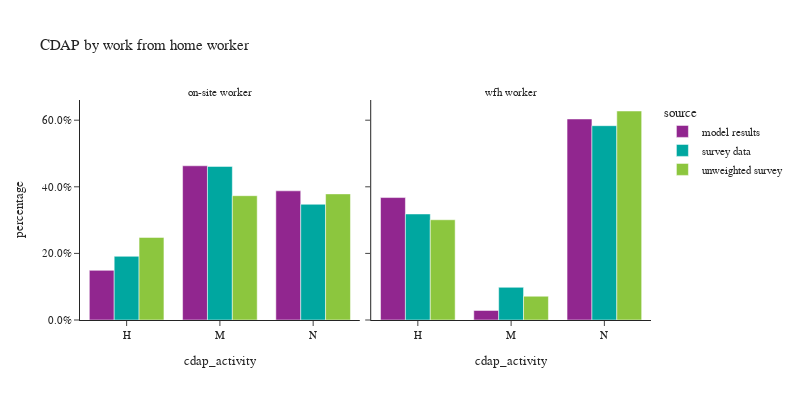

The cell this chart's notebook holds for it:
### Code cell
df_plot = per_data.groupby(['source','work_from_home_des','cdap_activity'])['person_weight'].sum().reset_index()
df_plot['percentage'] = df_plot.groupby(['source','work_from_home_des'], group_keys=False)['person_weight'].\
    apply(lambda x: x / float(x.sum()))

fig = px.bar(df_plot, x="cdap_activity", y="percentage", color="source",barmode="group",
                facet_col="work_from_home_des", facet_col_wrap=2,
                title="CDAP by work from home worker")
fig.for_each_annotation(lambda a: a.update(text = a.text.split("=")[-1]))
fig.for_each_yaxis(lambda a: a.update(tickformat = ".1%"))
fig.update_layout(height=400, width=800)
fig.show()

### Figure 1 — Plotly figure (JSON) as saved in the notebook; plotly's stock layout.template omitted (floating-point values rounded to 4 significant figures)
{"data": [{"alignmentgroup": "True", "hovertemplate": "source=model results<br>work_from_home_des=on-site worker<br>cdap_activity=%{x}<br>percentage=%{y}<extra></extra>", "legendgroup": "model results", "marker": {"color": "#91268F", "pattern": {"shape": ""}}, "name": "model results", "offsetgroup": "model results", "orientation": "v", "showlegend": true, "textposition": "auto", "type": "bar", "x": ["H", "M", "N"], "xaxis": "x", "y": [0.149, 0.4631, 0.3879], "yaxis": "y"}, {"alignmentgroup": "True", "hovertemplate": "source=model results<br>work_from_home_des=wfh worker<br>cdap_activity=%{x}<br>percentage=%{y}<extra></extra>", "legendgroup": "model results", "marker": {"color": "#91268F", "pattern": {"shape": ""}}, "name": "model results", "offsetgroup": "model results", "orientation": "v", "showlegend": false, "textposition": "auto", "type": "bar", "x": ["H", "M", "N"], "xaxis": "x2", "y": [0.3677, 0.02866, 0.6036], "yaxis": "y2"}, {"alignmentgroup": "True", "hovertemplate": "source=survey data<br>work_from_home_des=on-site worker<br>cdap_activity=%{x}<br>percentage=%{y}<extra></extra>", "legendgroup": "survey data", "marker": {"color": "#00A7A0", "pattern": {"shape": ""}}, "name": "survey data", "offsetgroup": "survey data", "orientation": "v", "showlegend": true, "textposition": "auto", "type": "bar", "x": ["H", "M", "N"], "xaxis": "x", "y": [0.1912, 0.4612, 0.3475], "yaxis": "y"}, {"alignmentgroup": "True", "hovertemplate": "source=survey data<br>work_from_home_des=wfh worker<br>cdap_activity=%{x}<br>percentage=%{y}<extra></extra>", "legendgroup": "survey data", "marker": {"color": "#00A7A0", "pattern": {"shape": ""}}, "name": "survey data", "offsetgroup": "survey data", "orientation": "v", "showlegend": false, "textposition": "auto", "type": "bar", "x": ["H", "M", "N"], "xaxis": "x2", "y": [0.3184, 0.09813, 0.5835], "yaxis": "y2"}, {"alignmentgroup": "True", "hovertemplate": "source=unweighted survey<br>work_from_home_des=on-site worker<br>cdap_activity=%{x}<br>percentage=%{y}<extra></extra>", "legendgroup": "unweighted survey", "marker": {"color": "#8CC63E", "pattern": {"shape": ""}}, "name": "unweighted survey", "offsetgroup": "unweighted survey", "orientation": "v", "showlegend": true, "textposition": "auto", "type": "bar", "x": ["H", "M", "N"], "xaxis": "x", "y": [0.248, 0.3733, 0.3787], "yaxis": "y"}, {"alignmentgroup": "True", "hovertemplate": "source=unweighted survey<br>work_from_home_des=wfh worker<br>cdap_activity=%{x}<br>percentage=%{y}<extra></extra>", "legendgroup": "unweighted survey", "marker": {"color": "#8CC63E", "pattern": {"shape": ""}}, "name": "unweighted survey", "offsetgroup": "unweighted survey", "orientation": "v", "showlegend": false, "textposition": "auto", "type": "bar", "x": ["H", "M", "N"], "xaxis": "x2", "y": [0.301, 0.07137, 0.6276], "yaxis": "y2"}], "layout": {"annotations": [{"font": {}, "showarrow": false, "text": "on-site worker", "x": 0.245, "xanchor": "center", "xref": "paper", "y": 1, "yanchor": "bottom", "yref": "paper"}, {"font": {}, "showarrow": false, "text": "wfh worker", "x": 0.755, "xanchor": "center", "xref": "paper", "y": 1, "yanchor": "bottom", "yref": "paper"}], "barmode": "group", "height": 400, "legend": {"title": {"text": "source"}, "tracegroupgap": 0}, "title": {"text": "CDAP by work from home worker"}, "width": 800, "xaxis": {"anchor": "y", "domain": [0, 0.49], "title": {"text": "cdap_activity"}}, "xaxis2": {"anchor": "y2", "domain": [0.51, 1], "matches": "x", "title": {"text": "cdap_activity"}}, "yaxis": {"anchor": "x", "domain": [0, 1], "tickformat": ".1%", "title": {"text": "percentage"}}, "yaxis2": {"anchor": "x2", "domain": [0, 1], "matches": "y", "showticklabels": false, "tickformat": ".1%"}}}
